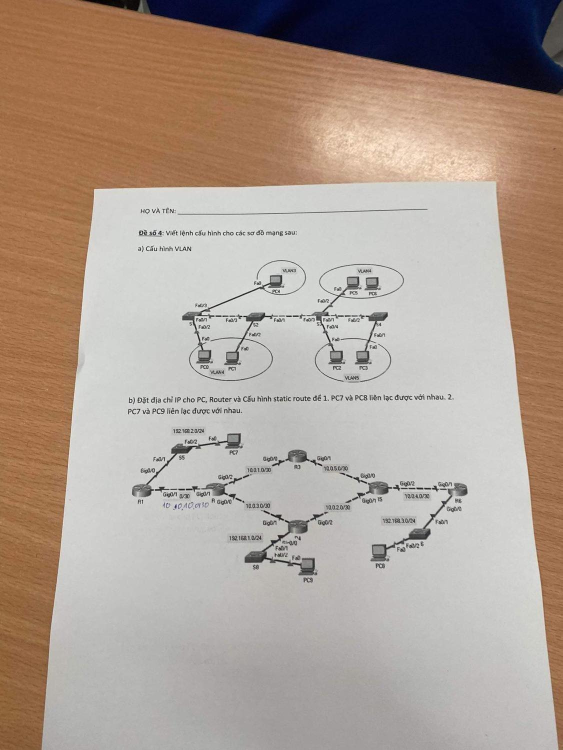
#> input picture Thiet ke va quan tri mang/312613422_1159462161308719_5181956673387621181_n.jpg, 1125 x 1500 px (shown at 1/2 size)
$ python 'Giảm kích thước ảnh.py' '../Thiet ke va quan tri mang'
#> lines starting #> are read from the running program, lines starting #| are printed output that depends on the picture
import cv2
import sys
import glob
imagefolder=sys.argv[1]
scalepersent=0.5
for imagepath in glob.glob(imagefolder+"/*.jpg"):
    inputimage=cv2.imread(imagepath)
#> inputimage is the input picture: shape (1500, 1125, 3); mean B, G, R 147.4, 158.6, 173.9
    width=int(inputimage.shape[1]*scalepersent)
#> width = 562
    height=int(inputimage.shape[0]*scalepersent)
#> height = 750
    dim=(width,height)
#> dim = (562, 750)
    #resize
    resized=cv2.resize(inputimage,dim,interpolation=cv2.INTER_AREA)
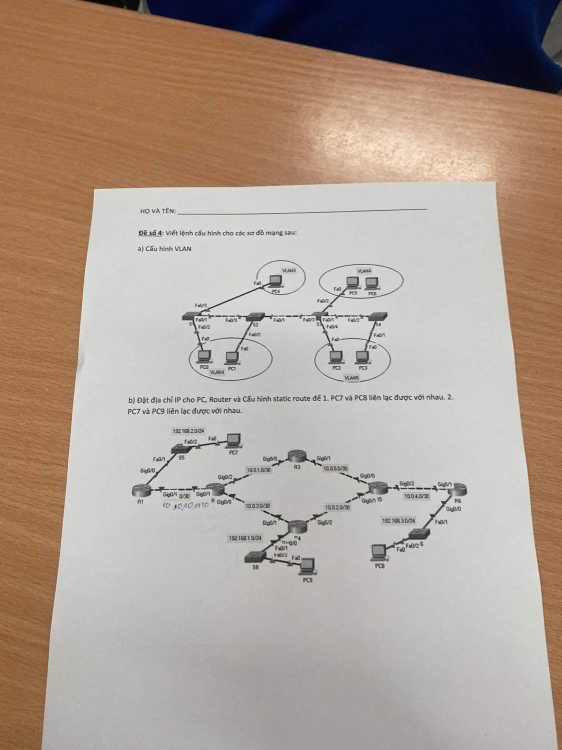
#> resized: shape (750, 562, 3); mean B, G, R 147.4, 158.6, 173.9
    cv2.imshow("Input image",inputimage)
    cv2.imshow("Resized image",resized)
    if cv2.waitKey(0)==ord("q"):
#> (key q is pressed here)
        break
cv2.destroyAllWindows()
